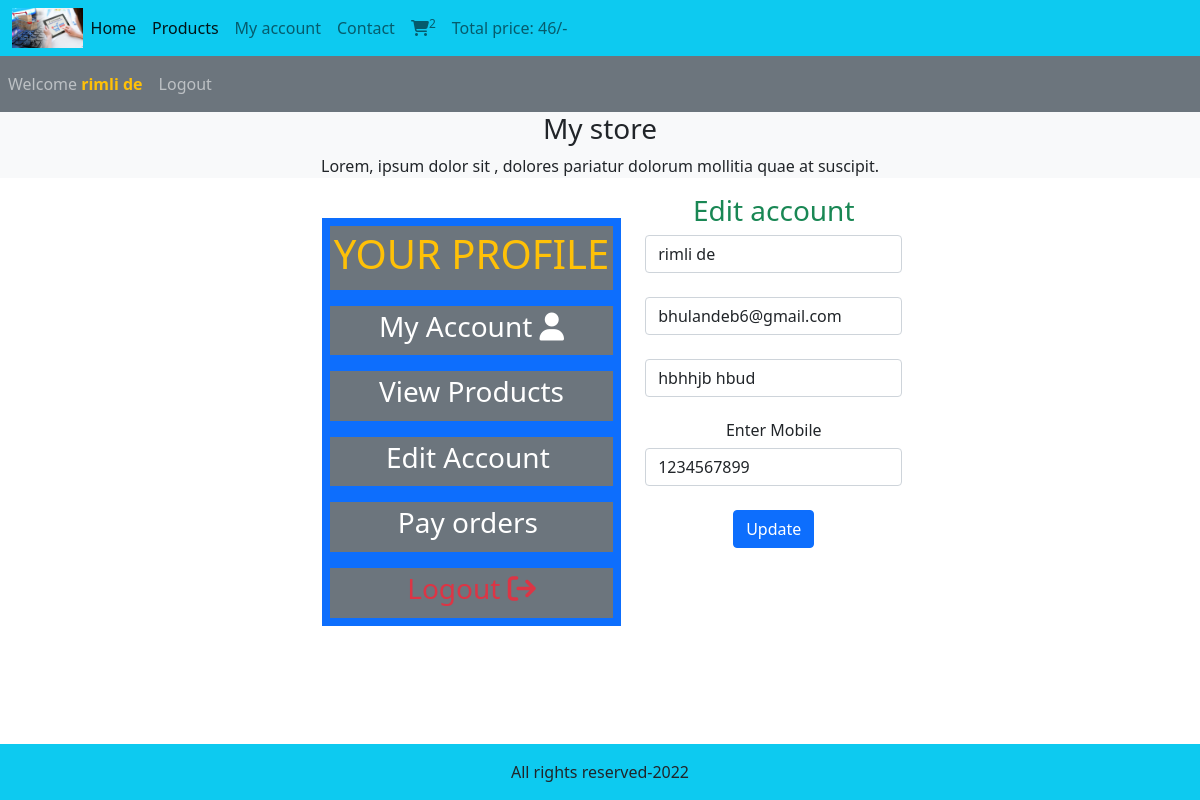
Screenshot of /user/profile.php?edit_account (signed in) with the database file from the repository.
### tables this page shows
CREATE TABLE `user_table` (
  `user_id` int(11) NOT NULL,
  `username` varchar(100) NOT NULL,
  `user_email` varchar(100) NOT NULL,
  `user_password` varchar(260) NOT NULL,
  `user_ip` varchar(100) NOT NULL,
  `user_address` varchar(200) NOT NULL,
  `user_mobile` varchar(20) NOT NULL
);

### user/edit_account.php (the view, shortened to what this page needs)
<?php
if(isset($_GET['edit_account'])){
    $user_session_name=$_SESSION['username'];
    $select_query="Select * from `user_table` where username='$user_session_name'";
    $result_query=mysqli_query($con,$select_query);
    $row_fetch=mysqli_fetch_assoc($result_query);
     $username=$row_fetch['username'];
     $user_email=$row_fetch['user_email'];
     $user_address=$row_fetch['user_address'];
     $user_mobile=$row_fetch['user_mobile'];
}
?>
<!DOCTYPE html>
<html lang="en">
<head>
</head>
<body>
    <form action="" method="post">
        <h3 class="text-center text-success ">
            Edit account
        </h3>
        <div class="form-outline mb-4">
            <input type="text" class="form-control w-100 m-auto" name="user_username" value="<?php echo $username ?>">
        </div>
        <div class="form-outline mb-4">
            <input type="email" class="form-control w-100 m-auto" name="user_email" value="<?php echo $user_email ?>">
        </div>
        <div class="form-outline mb-4">
            <input type="text" class="form-control w-100 m-auto" name="user_address" value="<?php echo $user_address?>">
        </div>
        <div class="form-outline mb-4">
   <h6>Enter Mobile</h6>
            <input type="number" class="form-control w-100 m-auto" name="user_mobile" value="<?php echo $user_mobile?>">
        </div>
        <div class="form-outline mb-4">
            <input type="submit" class="btn btn-primary" name="user_update" value="Update">
        </div>
    </form>
</body>
</html>

### style.css (style rules this page uses)
* { margin: 0px; padding: 0px; box-sizing: border-box; }
body { overflow-x: hidden; }

### user/profile.php (style rules this page uses)
body { overflow-x: hidden; }

### rows the page displays
user_table: user_username "rimli de", user_email "bhulandeb6@gmail.com", user_address "hbhhjb hbud", user_mobile "1234567899"

### other values shown
$count_cart_items "2"
$total_price "46"
$_SESSION['username'] "rimli de"
